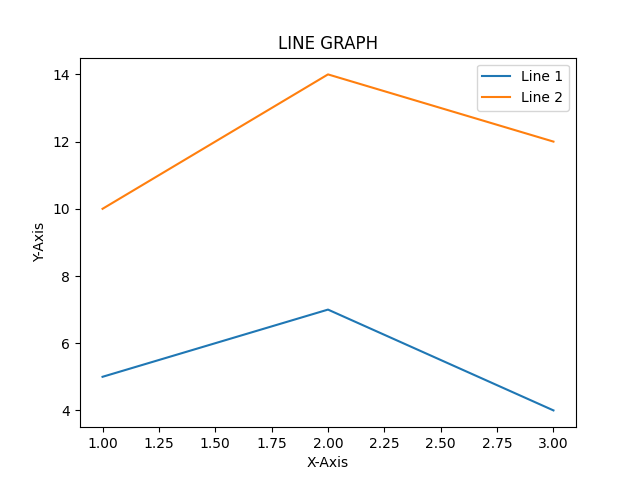

Here is the Python script that generated this plot:
import matplotlib.pyplot as plt
x=[1,2,3]
y=[5,7,4]
x2=[1,2,3]
y2=[10,14,12]
plt.plot(x,y,label='Line 1')
plt.plot(x2,y2,label='Line 2')
plt.xlabel('X-Axis')
plt.ylabel('Y-Axis')
plt.title('LINE GRAPH')
plt.legend()
plt.show()
